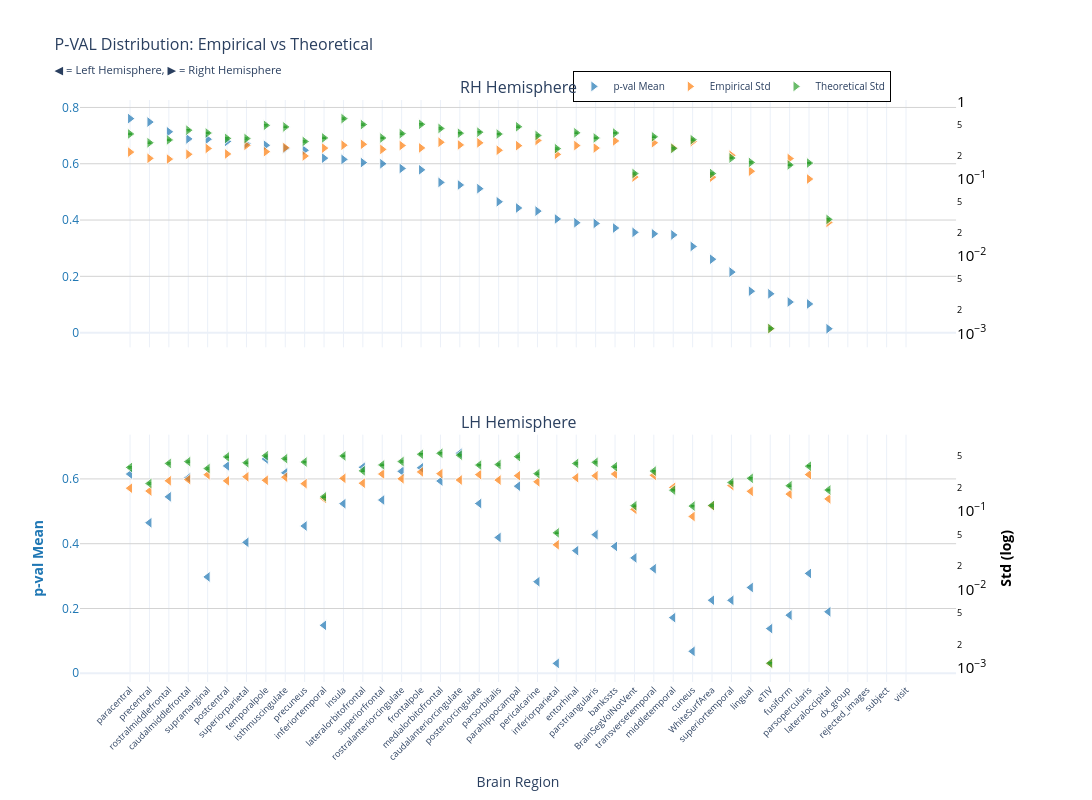
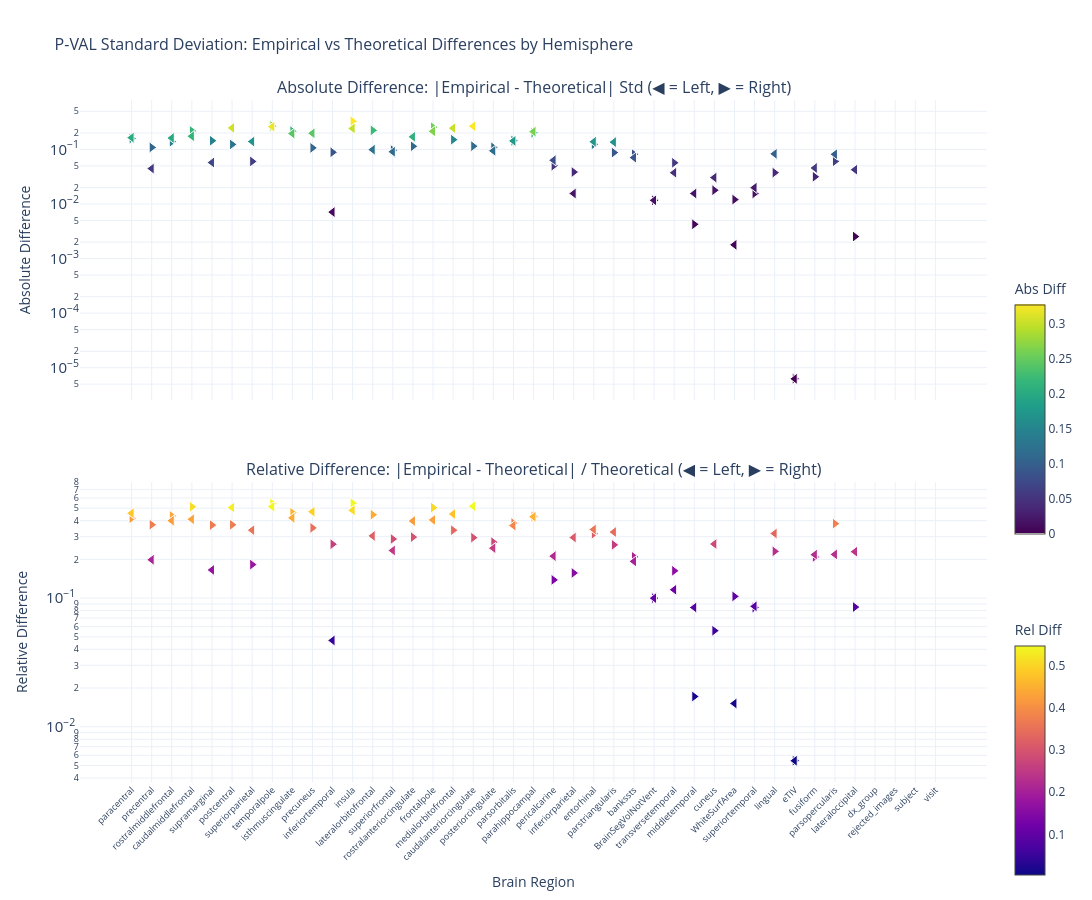

The notebook cell these images were saved under, in order:
### Markdown cell above
### p-value

### Code cell
nu_nav = df_npvr[(df_npvr["study"] == "longitudinal") & (df_npvr["group"] == "HC-PD")]
data_path = stats_dir / f"ancova_longitudinal_{METRIC}.parquet"
df, stats = get_test_stats(
    data_path,
    stat_functions_F,
    nu_nav,
    hemisphere=True,
    study="longitudinal",
    raw_values=True,
)
show_figure(
    stats, hemisphere=True, stat_name="p-val", study="longitudinal", metric=METRIC
)

### Figure 1 — Plotly figure (JSON) as saved in the notebook; plotly's stock layout.template omitted (floating-point values rounded to 4 significant figures)
{"data": [{"hovertemplate": "<b>%{x}</b><br>Mean p-val: %{y:.2f}<br><extra></extra>", "legendgroup": "mean", "marker": {"color": "#1f77b4", "line": {"color": "white", "width": 1}, "opacity": 0.7, "size": 10, "symbol": "triangle-right"}, "mode": "markers", "name": "p-val Mean", "showlegend": true, "type": "scatter", "x": ["paracentral", "precentral", "rostralmiddlefrontal", "caudalmiddlefrontal", "supramarginal", "postcentral", "superiorparietal", "temporalpole", "isthmuscingulate", "precuneus", "inferiortemporal", "insula", "lateralorbitofrontal", "superiorfrontal", "rostralanteriorcingulate", "frontalpole", "medialorbitofrontal", "caudalanteriorcingulate", "posteriorcingulate", "parsorbitalis", "parahippocampal", "pericalcarine", "inferiorparietal", "entorhinal", "parstriangularis", "bankssts", "BrainSegVolNotVent", "transversetemporal", "middletemporal", "cuneus", "WhiteSurfArea", "superiortemporal", "lingual", "eTIV", "fusiform", "parsopercularis", "lateraloccipital", "dx_group", "rejected_images", "subject", "visit"], "xaxis": "x", "y": [0.7603, 0.7481, 0.7136, 0.6883, 0.6871, 0.6794, 0.6712, 0.6656, 0.6545, 0.6479, 0.62, 0.6155, 0.6041, 0.6, 0.5832, 0.5784, 0.5338, 0.5246, 0.5115, 0.4649, 0.4428, 0.4317, 0.4038, 0.3904, 0.388, 0.3716, 0.3562, 0.3511, 0.3472, 0.3062, 0.2607, 0.2151, 0.1472, 0.1379, 0.1087, 0.1019, 0.01384, NaN, NaN, NaN, NaN], "yaxis": "y"}, {"hovertemplate": "<b>%{x}</b><br>Empirical Std: %{y:.3f}<br><extra></extra>", "legendgroup": "empirical", "marker": {"color": "#ff7f0e", "line": {"color": "white", "width": 1}, "opacity": 0.7, "size": 10, "symbol": "triangle-right"}, "mode": "markers", "name": "Empirical Std", "showlegend": true, "type": "scatter", "x": ["paracentral", "precentral", "rostralmiddlefrontal", "caudalmiddlefrontal", "supramarginal", "postcentral", "superiorparietal", "temporalpole", "isthmuscingulate", "precuneus", "inferiortemporal", "insula", "lateralorbitofrontal", "superiorfrontal", "rostralanteriorcingulate", "frontalpole", "medialorbitofrontal", "caudalanteriorcingulate", "posteriorcingulate", "parsorbitalis", "parahippocampal", "pericalcarine", "inferiorparietal", "entorhinal", "parstriangularis", "bankssts", "BrainSegVolNotVent", "transversetemporal", "middletemporal", "cuneus", "WhiteSurfArea", "superiortemporal", "lingual", "eTIV", "fusiform", "parsopercularis", "lateraloccipital", "dx_group", "rejected_images", "subject", "visit"], "xaxis": "x", "y": [0.2212, 0.1837, 0.1797, 0.2073, 0.2466, 0.2095, 0.271, 0.224, 0.2529, 0.1971, 0.2492, 0.272, 0.2792, 0.2399, 0.2692, 0.2507, 0.2969, 0.2741, 0.2916, 0.2339, 0.2681, 0.313, 0.2069, 0.269, 0.2499, 0.309, 0.1051, 0.2923, 0.2514, 0.3025, 0.1048, 0.201, 0.1252, 0.001145, 0.1826, 0.09919, 0.02723, NaN, NaN, NaN, NaN], "yaxis": "y2"}, {"error_y": {"array": [0.007553, 0.005811, 0.006319, 0.008448, 0.007769, 0.006618, 0.006583, 0.009766, 0.009319, 0.006038, 0.006712, 0.01193, 0.00999, 0.006696, 0.007618, 0.01006, 0.0089, 0.007727, 0.007961, 0.00753, 0.00936, 0.007219, 0.004876, 0.007816, 0.006703, 0.007764, 0.002321, 0.006937, 0.00491, 0.006365, 0.002322, 0.003684, 0.003233, 2.287e-05, 0.003, 0.003175, 0.0005915, NaN, NaN, NaN, NaN], "arrayminus": [0.007403, 0.005696, 0.006194, 0.008281, 0.007615, 0.006487, 0.006452, 0.009572, 0.009134, 0.005918, 0.006579, 0.01169, 0.009792, 0.006563, 0.007467, 0.009861, 0.008723, 0.007574, 0.007803, 0.007381, 0.009174, 0.007075, 0.004779, 0.007661, 0.00657, 0.00761, 0.002275, 0.006799, 0.004813, 0.006239, 0.002276, 0.003611, 0.003169, 2.241e-05, 0.002941, 0.003112, 0.0005797, NaN, NaN, NaN, NaN], "color": "#2ca02c", "thickness": 1, "type": "data", "visible": true, "width": 2}, "hovertemplate": "<b>%{x}</b><br>Theoretical Std: %{y:.3f}<br><extra></extra>", "legendgroup": "theoretical", "marker": {"color": "#2ca02c", "line": {"color": "white", "width": 1}, "opacity": 0.7, "size": 10, "symbol": "triangle-right"}, "mode": "markers", "name": "Theoretical Std", "showlegend": true, "type": "scatter", "x": ["paracentral", "precentral", "rostralmiddlefrontal", "caudalmiddlefrontal", "supramarginal", "postcentral", "superiorparietal", "temporalpole", "isthmuscingulate", "precuneus", "inferiortemporal", "insula", "lateralorbitofrontal", "superiorfrontal", "rostralanteriorcingulate", "frontalpole", "medialorbitofrontal", "caudalanteriorcingulate", "posteriorcingulate", "parsorbitalis", "parahippocampal", "pericalcarine", "inferiorparietal", "entorhinal", "parstriangularis", "bankssts", "BrainSegVolNotVent", "transversetemporal", "middletemporal", "cuneus", "WhiteSurfArea", "superiortemporal", "lingual", "eTIV", "fusiform", "parsopercularis", "lateraloccipital", "dx_group", "rejected_images", "subject", "visit"], "xaxis": "x", "y": [0.3801, 0.2925, 0.318, 0.4252, 0.391, 0.3331, 0.3313, 0.4915, 0.469, 0.3039, 0.3378, 0.6004, 0.5028, 0.337, 0.3834, 0.5063, 0.4479, 0.3889, 0.4007, 0.379, 0.4711, 0.3633, 0.2454, 0.3934, 0.3373, 0.3907, 0.1168, 0.3491, 0.2471, 0.3203, 0.1169, 0.1854, 0.1627, 0.001151, 0.151, 0.1598, 0.02977, NaN, NaN, NaN, NaN], "yaxis": "y2"}, {"hovertemplate": "<b>%{x}</b><br>Mean p-val: %{y:.2f}<br><extra></extra>", "legendgroup": "mean", "marker": {"color": "#1f77b4", "line": {"color": "white", "width": 1}, "opacity": 0.7, "size": 10, "symbol": "triangle-left"}, "mode": "markers", "name": "p-val Mean", "showlegend": false, "type": "scatter", "x": ["caudalanteriorcingulate", "temporalpole", "postcentral", "lateralorbitofrontal", "frontalpole", "rostralanteriorcingulate", "isthmuscingulate", "paracentral", "caudalmiddlefrontal", "medialorbitofrontal", "parahippocampal", "rostralmiddlefrontal", "superiorfrontal", "posteriorcingulate", "insula", "precentral", "precuneus", "parstriangularis", "parsorbitalis", "superiorparietal", "bankssts", "entorhinal", "BrainSegVolNotVent", "transversetemporal", "parsopercularis", "supramarginal", "pericalcarine", "lingual", "WhiteSurfArea", "superiortemporal", "lateraloccipital", "fusiform", "middletemporal", "inferiortemporal", "eTIV", "cuneus", "inferiorparietal", "dx_group", "rejected_images", "subject", "visit"], "xaxis": "x2", "y": [0.6792, 0.6617, 0.6401, 0.636, 0.6344, 0.6234, 0.6188, 0.6151, 0.6033, 0.5936, 0.5777, 0.5447, 0.5349, 0.5241, 0.5236, 0.4647, 0.4547, 0.428, 0.4192, 0.4042, 0.3916, 0.3785, 0.3562, 0.3227, 0.3083, 0.2975, 0.2827, 0.2649, 0.2256, 0.2253, 0.1899, 0.1794, 0.1718, 0.148, 0.1379, 0.06777, 0.03057, NaN, NaN, NaN, NaN], "yaxis": "y3"}, {"hovertemplate": "<b>%{x}</b><br>Empirical Std: %{y:.3f}<br><extra></extra>", "legendgroup": "empirical", "marker": {"color": "#ff7f0e", "line": {"color": "white", "width": 1}, "opacity": 0.7, "size": 10, "symbol": "triangle-left"}, "mode": "markers", "name": "Empirical Std", "showlegend": false, "type": "scatter", "x": ["caudalanteriorcingulate", "temporalpole", "postcentral", "lateralorbitofrontal", "frontalpole", "rostralanteriorcingulate", "isthmuscingulate", "paracentral", "caudalmiddlefrontal", "medialorbitofrontal", "parahippocampal", "rostralmiddlefrontal", "superiorfrontal", "posteriorcingulate", "insula", "precentral", "precuneus", "parstriangularis", "parsorbitalis", "superiorparietal", "bankssts", "entorhinal", "BrainSegVolNotVent", "transversetemporal", "parsopercularis", "supramarginal", "pericalcarine", "lingual", "WhiteSurfArea", "superiortemporal", "lateraloccipital", "fusiform", "middletemporal", "inferiortemporal", "eTIV", "cuneus", "inferiorparietal", "dx_group", "rejected_images", "subject", "visit"], "xaxis": "x2", "y": [0.2485, 0.2467, 0.2424, 0.2262, 0.3152, 0.2577, 0.2699, 0.1955, 0.2516, 0.2995, 0.2818, 0.2428, 0.2963, 0.2911, 0.2611, 0.1798, 0.2233, 0.2813, 0.248, 0.2732, 0.2962, 0.2662, 0.1051, 0.2851, 0.2915, 0.2903, 0.2358, 0.1782, 0.116, 0.2111, 0.1428, 0.1644, 0.2001, 0.1445, 0.001145, 0.08522, 0.03714, NaN, NaN, NaN, NaN], "yaxis": "y4"}, {"error_y": {"array": [0.01024, 0.01008, 0.009737, 0.006462, 0.01053, 0.0085, 0.009246, 0.007147, 0.00847, 0.01082, 0.00981, 0.008036, 0.00769, 0.007655, 0.01001, 0.004458, 0.008364, 0.008294, 0.007773, 0.008194, 0.007293, 0.008033, 0.002321, 0.006409, 0.007412, 0.006912, 0.005946, 0.00519, 0.002339, 0.00459, 0.003682, 0.004176, 0.003667, 0.003012, 2.287e-05, 0.002298, 0.001048, NaN, NaN, NaN, NaN], "arrayminus": [0.01004, 0.009877, 0.009544, 0.006333, 0.01032, 0.008331, 0.009063, 0.007005, 0.008302, 0.01061, 0.009615, 0.007876, 0.007537, 0.007503, 0.009808, 0.00437, 0.008198, 0.008129, 0.007619, 0.008031, 0.007148, 0.007873, 0.002275, 0.006282, 0.007265, 0.006775, 0.005828, 0.005087, 0.002293, 0.004499, 0.003609, 0.004094, 0.003594, 0.002952, 2.241e-05, 0.002253, 0.001027, NaN, NaN, NaN, NaN], "color": "#2ca02c", "thickness": 1, "type": "data", "visible": true, "width": 2}, "hovertemplate": "<b>%{x}</b><br>Theoretical Std: %{y:.3f}<br><extra></extra>", "legendgroup": "theoretical", "marker": {"color": "#2ca02c", "line": {"color": "white", "width": 1}, "opacity": 0.7, "size": 10, "symbol": "triangle-left"}, "mode": "markers", "name": "Theoretical Std", "showlegend": false, "type": "scatter", "x": ["caudalanteriorcingulate", "temporalpole", "postcentral", "lateralorbitofrontal", "frontalpole", "rostralanteriorcingulate", "isthmuscingulate", "paracentral", "caudalmiddlefrontal", "medialorbitofrontal", "parahippocampal", "rostralmiddlefrontal", "superiorfrontal", "posteriorcingulate", "insula", "precentral", "precuneus", "parstriangularis", "parsorbitalis", "superiorparietal", "bankssts", "entorhinal", "BrainSegVolNotVent", "transversetemporal", "parsopercularis", "supramarginal", "pericalcarine", "lingual", "WhiteSurfArea", "superiortemporal", "lateraloccipital", "fusiform", "middletemporal", "inferiortemporal", "eTIV", "cuneus", "inferiorparietal", "dx_group", "rejected_images", "subject", "visit"], "xaxis": "x2", "y": [0.5155, 0.5071, 0.4901, 0.3252, 0.5299, 0.4278, 0.4653, 0.3597, 0.4263, 0.5447, 0.4937, 0.4044, 0.387, 0.3853, 0.5036, 0.2244, 0.4209, 0.4174, 0.3912, 0.4124, 0.367, 0.4043, 0.1168, 0.3226, 0.373, 0.3479, 0.2993, 0.2612, 0.1177, 0.231, 0.1853, 0.2102, 0.1846, 0.1516, 0.001151, 0.1157, 0.05272, NaN, NaN, NaN, NaN], "yaxis": "y4"}], "layout": {"annotations": [{"font": {"size": 16}, "showarrow": false, "text": "RH Hemisphere", "x": 0.47, "xanchor": "center", "xref": "paper", "y": 1, "yanchor": "bottom", "yref": "paper"}, {"font": {"size": 16}, "showarrow": false, "text": "LH Hemisphere", "x": 0.47, "xanchor": "center", "xref": "paper", "y": 0.425, "yanchor": "bottom", "yref": "paper"}], "height": 800, "hovermode": "x", "legend": {"bgcolor": "rgba(255, 255, 255, 0.9)", "bordercolor": "black", "borderwidth": 1, "font": {"size": 10}, "orientation": "h", "x": 0.7, "xanchor": "center", "y": 1.05}, "title": {"font": {"size": 16}, "text": "P-VAL Distribution: Empirical vs Theoretical<br><sub>◀ = Left Hemisphere, ▶ = Right Hemisphere</sub>"}, "width": 1400, "xaxis": {"anchor": "y", "domain": [0, 0.94], "matches": "x2", "showticklabels": false}, "xaxis2": {"anchor": "y3", "domain": [0, 0.94], "tickangle": -45, "tickfont": {"size": 9}, "title": {"text": "Brain Region"}}, "yaxis": {"anchor": "x", "domain": [0.575, 1], "gridcolor": "lightgray", "showgrid": true, "tickfont": {"color": "#1f77b4"}, "title": {"font": {"color": "#1f77b4"}, "text": ""}}, "yaxis2": {"anchor": "x", "exponentformat": "power", "overlaying": "y", "showgrid": false, "side": "right", "tickfont": {"color": "black"}, "title": {"font": {"color": "black"}, "text": ""}, "type": "log"}, "yaxis3": {"anchor": "x2", "domain": [0, 0.425], "gridcolor": "lightgray", "showgrid": true, "tickfont": {"color": "#1f77b4"}, "title": {"font": {"color": "#1f77b4"}, "text": "<b>p-val Mean</b>"}}, "yaxis4": {"anchor": "x2", "exponentformat": "power", "overlaying": "y3", "showgrid": false, "side": "right", "tickfont": {"color": "black"}, "title": {"font": {"color": "black"}, "text": "<b>Std (log)</b>"}, "type": "log"}}}

### Figure 2 — Plotly figure (JSON) as saved in the notebook; plotly's stock layout.template omitted (floating-point values rounded to 4 significant figures)
{"data": [{"hovertemplate": "<b>%{x}</b><br>Hemisphere: %{text}<br>Abs Diff: %{y:.4f}<br><extra></extra>", "legendgroup": "abs_rh", "marker": {"color": [0.1589, 0.1088, 0.1384, 0.2179, 0.1444, 0.1236, 0.06033, 0.2675, 0.2161, 0.1068, 0.08863, 0.3283, 0.2236, 0.09705, 0.1142, 0.2556, 0.151, 0.1148, 0.1091, 0.1451, 0.2029, 0.05033, 0.03849, 0.1244, 0.0875, 0.08179, 0.01168, 0.05688, 0.004246, 0.01788, 0.01205, 0.01565, 0.03756, 6.263e-06, 0.03156, 0.0606, 0.002534, NaN, NaN, NaN, NaN], "colorbar": {"len": 0.4, "title": {"text": "Abs Diff"}, "y": 0.75, "yanchor": "top"}, "colorscale": [[0, "#440154"], [0.1111, "#482878"], [0.2222, "#3e4989"], [0.3333, "#31688e"], [0.4444, "#26828e"], [0.5556, "#1f9e89"], [0.6667, "#35b779"], [0.7778, "#6ece58"], [0.8889, "#b5de2b"], [1, "#fde725"]], "line": {"color": "white", "width": 1}, "showscale": true, "size": 10, "symbol": "triangle-right"}, "mode": "markers", "name": "Absolute (rh)", "showlegend": false, "text": ["rh", "rh", "rh", "rh", "rh", "rh", "rh", "rh", "rh", "rh", "rh", "rh", "rh", "rh", "rh", "rh", "rh", "rh", "rh", "rh", "rh", "rh", "rh", "rh", "rh", "rh", "rh", "rh", "rh", "rh", "rh", "rh", "rh", "rh", "rh", "rh", "rh", "rh", "rh", "rh", "rh"], "type": "scatter", "x": ["paracentral", "precentral", "rostralmiddlefrontal", "caudalmiddlefrontal", "supramarginal", "postcentral", "superiorparietal", "temporalpole", "isthmuscingulate", "precuneus", "inferiortemporal", "insula", "lateralorbitofrontal", "superiorfrontal", "rostralanteriorcingulate", "frontalpole", "medialorbitofrontal", "caudalanteriorcingulate", "posteriorcingulate", "parsorbitalis", "parahippocampal", "pericalcarine", "inferiorparietal", "entorhinal", "parstriangularis", "bankssts", "BrainSegVolNotVent", "transversetemporal", "middletemporal", "cuneus", "WhiteSurfArea", "superiortemporal", "lingual", "eTIV", "fusiform", "parsopercularis", "lateraloccipital", "dx_group", "rejected_images", "subject", "visit"], "xaxis": "x", "y": [0.1589, 0.1088, 0.1384, 0.2179, 0.1444, 0.1236, 0.06033, 0.2675, 0.2161, 0.1068, 0.08863, 0.3283, 0.2236, 0.09705, 0.1142, 0.2556, 0.151, 0.1148, 0.1091, 0.1451, 0.2029, 0.05033, 0.03849, 0.1244, 0.0875, 0.08179, 0.01168, 0.05688, 0.004246, 0.01788, 0.01205, 0.01565, 0.03756, 6.263e-06, 0.03156, 0.0606, 0.002534, NaN, NaN, NaN, NaN], "yaxis": "y"}, {"hovertemplate": "<b>%{x}</b><br>Hemisphere: %{text}<br>Rel Diff: %{y:.2%}<br><extra></extra>", "legendgroup": "rel_rh", "marker": {"color": [0.418, 0.372, 0.4351, 0.5124, 0.3693, 0.3711, 0.1821, 0.5442, 0.4608, 0.3514, 0.2623, 0.5469, 0.4447, 0.288, 0.2979, 0.5048, 0.3371, 0.2952, 0.2722, 0.3829, 0.4308, 0.1385, 0.1568, 0.3162, 0.2594, 0.2093, 0.09996, 0.1629, 0.01718, 0.05582, 0.1031, 0.08442, 0.2308, 0.005442, 0.209, 0.3793, 0.08512, NaN, NaN, NaN, NaN], "colorbar": {"len": 0.4, "title": {"text": "Rel Diff"}, "y": 0.25, "yanchor": "top"}, "colorscale": [[0, "#0d0887"], [0.1111, "#46039f"], [0.2222, "#7201a8"], [0.3333, "#9c179e"], [0.4444, "#bd3786"], [0.5556, "#d8576b"], [0.6667, "#ed7953"], [0.7778, "#fb9f3a"], [0.8889, "#fdca26"], [1, "#f0f921"]], "line": {"color": "white", "width": 1}, "showscale": true, "size": 10, "symbol": "triangle-right"}, "mode": "markers", "name": "Relative (rh)", "showlegend": false, "text": ["rh", "rh", "rh", "rh", "rh", "rh", "rh", "rh", "rh", "rh", "rh", "rh", "rh", "rh", "rh", "rh", "rh", "rh", "rh", "rh", "rh", "rh", "rh", "rh", "rh", "rh", "rh", "rh", "rh", "rh", "rh", "rh", "rh", "rh", "rh", "rh", "rh", "rh", "rh", "rh", "rh"], "type": "scatter", "x": ["paracentral", "precentral", "rostralmiddlefrontal", "caudalmiddlefrontal", "supramarginal", "postcentral", "superiorparietal", "temporalpole", "isthmuscingulate", "precuneus", "inferiortemporal", "insula", "lateralorbitofrontal", "superiorfrontal", "rostralanteriorcingulate", "frontalpole", "medialorbitofrontal", "caudalanteriorcingulate", "posteriorcingulate", "parsorbitalis", "parahippocampal", "pericalcarine", "inferiorparietal", "entorhinal", "parstriangularis", "bankssts", "BrainSegVolNotVent", "transversetemporal", "middletemporal", "cuneus", "WhiteSurfArea", "superiortemporal", "lingual", "eTIV", "fusiform", "parsopercularis", "lateraloccipital", "dx_group", "rejected_images", "subject", "visit"], "xaxis": "x2", "y": [0.418, 0.372, 0.4351, 0.5124, 0.3693, 0.3711, 0.1821, 0.5442, 0.4608, 0.3514, 0.2623, 0.5469, 0.4447, 0.288, 0.2979, 0.5048, 0.3371, 0.2952, 0.2722, 0.3829, 0.4308, 0.1385, 0.1568, 0.3162, 0.2594, 0.2093, 0.09996, 0.1629, 0.01718, 0.05582, 0.1031, 0.08442, 0.2308, 0.005442, 0.209, 0.3793, 0.08512, NaN, NaN, NaN, NaN], "yaxis": "y2"}, {"hovertemplate": "<b>%{x}</b><br>Hemisphere: %{text}<br>Abs Diff: %{y:.4f}<br><extra></extra>", "legendgroup": "abs_lh", "marker": {"color": [0.2669, 0.2605, 0.2477, 0.09898, 0.2146, 0.1701, 0.1955, 0.1642, 0.1747, 0.2452, 0.2119, 0.1616, 0.09071, 0.09421, 0.2425, 0.04456, 0.1976, 0.1361, 0.1432, 0.1392, 0.07082, 0.138, 0.01168, 0.03747, 0.08157, 0.05758, 0.06343, 0.08295, 0.001786, 0.01993, 0.04253, 0.04575, 0.01559, 0.007106, 6.263e-06, 0.03045, 0.01558, NaN, NaN, NaN, NaN], "colorbar": {"len": 0.4, "title": {"text": "Abs Diff"}, "y": 0.75, "yanchor": "top"}, "colorscale": [[0, "#440154"], [0.1111, "#482878"], [0.2222, "#3e4989"], [0.3333, "#31688e"], [0.4444, "#26828e"], [0.5556, "#1f9e89"], [0.6667, "#35b779"], [0.7778, "#6ece58"], [0.8889, "#b5de2b"], [1, "#fde725"]], "line": {"color": "white", "width": 1}, "showscale": false, "size": 10, "symbol": "triangle-left"}, "mode": "markers", "name": "Absolute (lh)", "showlegend": false, "text": ["lh", "lh", "lh", "lh", "lh", "lh", "lh", "lh", "lh", "lh", "lh", "lh", "lh", "lh", "lh", "lh", "lh", "lh", "lh", "lh", "lh", "lh", "lh", "lh", "lh", "lh", "lh", "lh", "lh", "lh", "lh", "lh", "lh", "lh", "lh", "lh", "lh", "lh", "lh", "lh", "lh"], "type": "scatter", "x": ["caudalanteriorcingulate", "temporalpole", "postcentral", "lateralorbitofrontal", "frontalpole", "rostralanteriorcingulate", "isthmuscingulate", "paracentral", "caudalmiddlefrontal", "medialorbitofrontal", "parahippocampal", "rostralmiddlefrontal", "superiorfrontal", "posteriorcingulate", "insula", "precentral", "precuneus", "parstriangularis", "parsorbitalis", "superiorparietal", "bankssts", "entorhinal", "BrainSegVolNotVent", "transversetemporal", "parsopercularis", "supramarginal", "pericalcarine", "lingual", "WhiteSurfArea", "superiortemporal", "lateraloccipital", "fusiform", "middletemporal", "inferiortemporal", "eTIV", "cuneus", "inferiorparietal", "dx_group", "rejected_images", "subject", "visit"], "xaxis": "x", "y": [0.2669, 0.2605, 0.2477, 0.09898, 0.2146, 0.1701, 0.1955, 0.1642, 0.1747, 0.2452, 0.2119, 0.1616, 0.09071, 0.09421, 0.2425, 0.04456, 0.1976, 0.1361, 0.1432, 0.1392, 0.07082, 0.138, 0.01168, 0.03747, 0.08157, 0.05758, 0.06343, 0.08295, 0.001786, 0.01993, 0.04253, 0.04575, 0.01559, 0.007106, 6.263e-06, 0.03045, 0.01558, NaN, NaN, NaN, NaN], "yaxis": "y"}, {"hovertemplate": "<b>%{x}</b><br>Hemisphere: %{text}<br>Rel Diff: %{y:.2%}<br><extra></extra>", "legendgroup": "rel_lh", "marker": {"color": [0.5178, 0.5136, 0.5054, 0.3044, 0.405, 0.3976, 0.4201, 0.4566, 0.4099, 0.4501, 0.4292, 0.3996, 0.2344, 0.2445, 0.4816, 0.1986, 0.4695, 0.326, 0.3661, 0.3375, 0.193, 0.3415, 0.09996, 0.1162, 0.2187, 0.1655, 0.212, 0.3176, 0.01517, 0.08626, 0.2295, 0.2177, 0.08449, 0.04687, 0.005442, 0.2632, 0.2956, NaN, NaN, NaN, NaN], "colorbar": {"len": 0.4, "title": {"text": "Rel Diff"}, "y": 0.25, "yanchor": "top"}, "colorscale": [[0, "#0d0887"], [0.1111, "#46039f"], [0.2222, "#7201a8"], [0.3333, "#9c179e"], [0.4444, "#bd3786"], [0.5556, "#d8576b"], [0.6667, "#ed7953"], [0.7778, "#fb9f3a"], [0.8889, "#fdca26"], [1, "#f0f921"]], "line": {"color": "white", "width": 1}, "showscale": false, "size": 10, "symbol": "triangle-left"}, "mode": "markers", "name": "Relative (lh)", "showlegend": false, "text": ["lh", "lh", "lh", "lh", "lh", "lh", "lh", "lh", "lh", "lh", "lh", "lh", "lh", "lh", "lh", "lh", "lh", "lh", "lh", "lh", "lh", "lh", "lh", "lh", "lh", "lh", "lh", "lh", "lh", "lh", "lh", "lh", "lh", "lh", "lh", "lh", "lh", "lh", "lh", "lh", "lh"], "type": "scatter", "x": ["caudalanteriorcingulate", "temporalpole", "postcentral", "lateralorbitofrontal", "frontalpole", "rostralanteriorcingulate", "isthmuscingulate", "paracentral", "caudalmiddlefrontal", "medialorbitofrontal", "parahippocampal", "rostralmiddlefrontal", "superiorfrontal", "posteriorcingulate", "insula", "precentral", "precuneus", "parstriangularis", "parsorbitalis", "superiorparietal", "bankssts", "entorhinal", "BrainSegVolNotVent", "transversetemporal", "parsopercularis", "supramarginal", "pericalcarine", "lingual", "WhiteSurfArea", "superiortemporal", "lateraloccipital", "fusiform", "middletemporal", "inferiortemporal", "eTIV", "cuneus", "inferiorparietal", "dx_group", "rejected_images", "subject", "visit"], "xaxis": "x2", "y": [0.5178, 0.5136, 0.5054, 0.3044, 0.405, 0.3976, 0.4201, 0.4566, 0.4099, 0.4501, 0.4292, 0.3996, 0.2344, 0.2445, 0.4816, 0.1986, 0.4695, 0.326, 0.3661, 0.3375, 0.193, 0.3415, 0.09996, 0.1162, 0.2187, 0.1655, 0.212, 0.3176, 0.01517, 0.08626, 0.2295, 0.2177, 0.08449, 0.04687, 0.005442, 0.2632, 0.2956, NaN, NaN, NaN, NaN], "yaxis": "y2"}], "layout": {"annotations": [{"font": {"size": 16}, "showarrow": false, "text": "Absolute Difference: |Empirical - Theoretical| Std (◀ = Left, ▶ = Right)", "x": 0.5, "xanchor": "center", "xref": "paper", "y": 1, "yanchor": "bottom", "yref": "paper"}, {"font": {"size": 16}, "showarrow": false, "text": "Relative Difference: |Empirical - Theoretical| / Theoretical (◀ = Left, ▶ = Right)", "x": 0.5, "xanchor": "center", "xref": "paper", "y": 0.44, "yanchor": "bottom", "yref": "paper"}], "height": 900, "hovermode": "x unified", "showlegend": false, "title": {"font": {"size": 16}, "text": "P-VAL Standard Deviation: Empirical vs Theoretical Differences by Hemisphere"}, "width": 1400, "xaxis": {"anchor": "y", "domain": [0, 1], "showticklabels": false}, "xaxis2": {"anchor": "y2", "domain": [0, 1], "tickangle": -45, "tickfont": {"size": 9}, "title": {"text": "Brain Region"}}, "yaxis": {"anchor": "x", "domain": [0.56, 1], "exponentformat": "power", "title": {"text": "Absolute Difference"}, "type": "log"}, "yaxis2": {"anchor": "x2", "domain": [0, 0.44], "exponentformat": "power", "title": {"text": "Relative Difference"}, "type": "log"}}}
